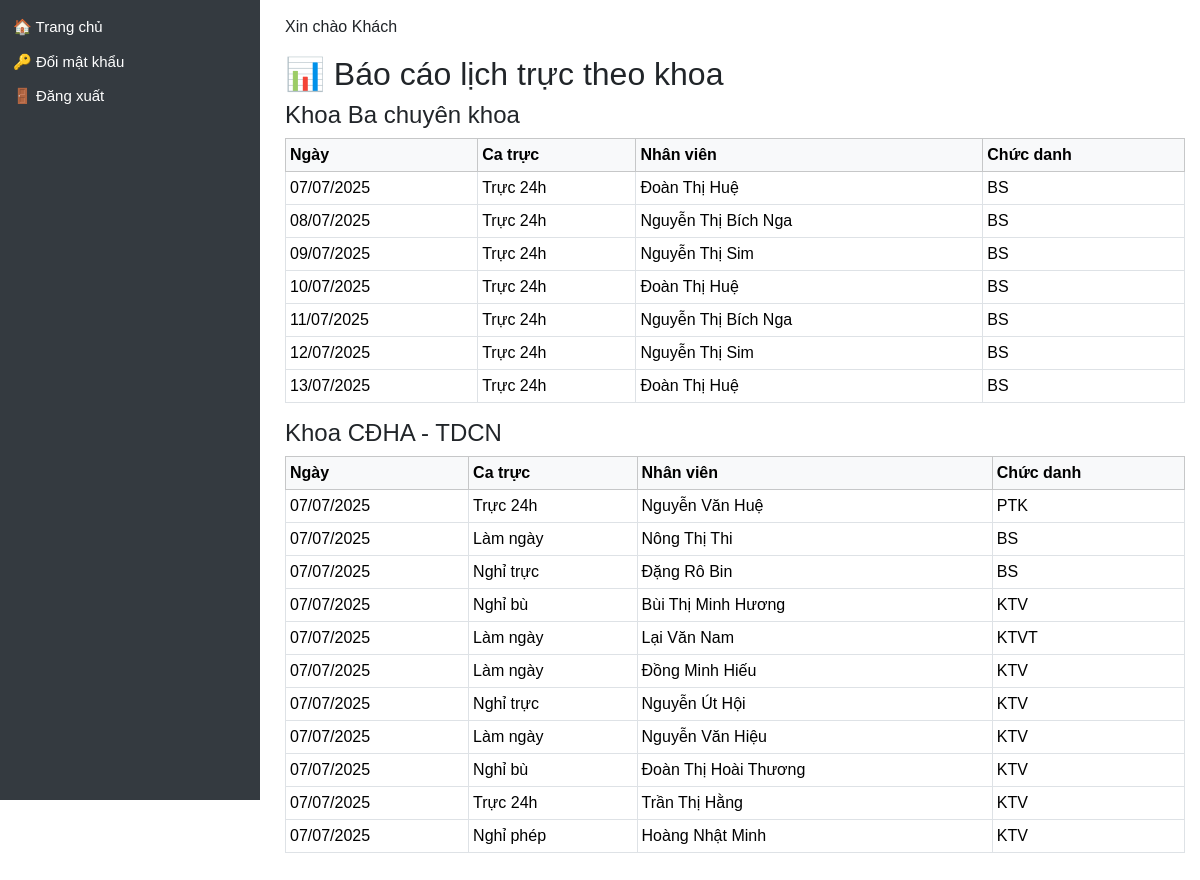
Page /report-by-department on the committed database.
### models/user.py (models this page shows)
class User(db.Model, UserMixin):
    __tablename__ = 'user'
    id = db.Column(db.Integer, primary_key=True)
    name = db.Column(db.String(100), nullable=False)
    username = db.Column(db.String(50), unique=True, nullable=False)
    password = db.Column(db.String(100), nullable=False)
    role = db.Column(db.String(20))  # admin / manager / user
    department = db.Column(db.String(100))
    position = db.Column(db.String(50))  # Bác sĩ / Điều dưỡng / KTV...
    contract_type = db.Column(db.String(50))  # Hợp đồng / Biên chế / v.v.
    email = db.Column(db.String(120))
    phone = db.Column(db.String(20))
    start_year = db.Column(db.Integer)  # ✅ Năm vào công tác (mới thêm)
    schedules = relationship("Schedule", back_populates="user")
    leave_requests = relationship('LeaveRequest', back_populates='user')

### models/schedule.py (models this page shows)
class Schedule(db.Model):
    __tablename__ = 'schedule'
    id = db.Column(db.Integer, primary_key=True)
    user_id = db.Column(db.Integer, db.ForeignKey('user.id'))
    shift_id = db.Column(db.Integer, db.ForeignKey('shift.id'))
    work_date = db.Column(db.Date)
    user = relationship("User", back_populates="schedules")
    shift = relationship("Shift")

### models/shift.py (models this page shows, shortened)
class Shift(db.Model):
    id = Column(Integer, primary_key=True)
    name = Column(String(100), nullable=False)
    code = Column(String(20), nullable=True)
    start_time = Column(Time, nullable=False)
    end_time = Column(Time, nullable=False)
    duration = Column(Float, nullable=False)

### app.py (the view)
@app.route('/report-by-department')
def report_by_department():
    user_role = session.get('role')
    user_dept = session.get('department')
    query = Schedule.query.join(User).join(Shift)
    if user_role in ['manager', 'user']:
        query = query.filter(User.department == user_dept)
    schedules = query.all()
    report = {}
    for s in schedules:
        dept = s.user.department
        if dept not in report:
            report[dept] = []
        report[dept].append(s)
    return render_template('report_by_department.html', report=report)

### app.py (called while the page is built)
@app.context_processor
def inject_user():
    user = None
    if 'user_id' in session:
        user = db.session.get(User, session['user_id'])
    return dict(user=user)

@app.context_processor
def inject_helpers():
    return dict(get_titled_names=get_titled_names)

@app.context_processor
def inject_helpers():
    return dict(get_titled_names=get_titled_names)

### templates/report_by_department.html (shortened to what this page needs)
{% extends 'layout.html' %}
{% block content %}
<h2>📊 Báo cáo lịch trực theo khoa</h2>
{% for dept, schedules in report.items() %}
  <h4>{{ dept }}</h4>
  <table class="table table-bordered table-sm">
    <thead class="table-light">
      <tr>
        <th>Ngày</th>
        <th>Ca trực</th>
        <th>Nhân viên</th>
        <th>Chức danh</th>
      </tr>
    </thead>
    <tbody>
      {% for s in schedules %}
      <tr>
        <td>{{ s.work_date.strftime('%d/%m/%Y') }}</td>
        <td>{{ s.shift.name }}</td>
        <td>{{ s.user.name }}</td>
        <td>{{ s.user.position }}</td>
      </tr>
      {% endfor %}
    </tbody>
  </table>
{% else %}
  <p>Không có dữ liệu lịch trực.</p>
{% endfor %}
{% endblock %}

### templates/layout.html (style rules this page uses)
body { margin: 0; font-family: Arial, sans-serif; }

### rows in the picture
User: department "Khoa Ba chuyên khoa"
Schedule: work_date "07/07/2025", shift.name "Trực 24h", user.name "Đoàn Thị Huệ", user.position "BS"
Schedule: work_date "08/07/2025", shift.name "Trực 24h", user.name "Nguyễn Thị Bích Nga", user.position "BS"
Schedule: work_date "09/07/2025", shift.name "Trực 24h", user.name "Nguyễn Thị Sim", user.position "BS"
Schedule: work_date "10/07/2025", shift.name "Trực 24h", user.name "Đoàn Thị Huệ", user.position "BS"
Schedule: work_date "11/07/2025", shift.name "Trực 24h", user.name "Nguyễn Thị Bích Nga", user.position "BS"
Schedule: work_date "12/07/2025", shift.name "Trực 24h", user.name "Nguyễn Thị Sim", user.position "BS"
Schedule: work_date "13/07/2025", shift.name "Trực 24h", user.name "Đoàn Thị Huệ", user.position "BS"
User: department "Khoa CĐHA - TDCN"
Schedule: work_date "07/07/2025", shift.name "Trực 24h", user.name "Nguyễn Văn Huệ", user.position "PTK"
Schedule: work_date "07/07/2025", shift.name "Làm ngày", user.name "Nông Thị Thi", user.position "BS"
Schedule: work_date "07/07/2025", shift.name "Nghỉ trực", user.name "Đặng Rô Bin", user.position "BS"
Schedule: work_date "07/07/2025", shift.name "Nghỉ bù", user.name "Bùi Thị Minh Hương", user.position "KTV"
Schedule: work_date "07/07/2025", shift.name "Làm ngày", user.name "Lại Văn Nam", user.position "KTVT"
Schedule: work_date "07/07/2025", shift.name "Làm ngày", user.name "Đồng Minh Hiếu", user.position "KTV"
Schedule: work_date "07/07/2025", shift.name "Nghỉ trực", user.name "Nguyễn Út Hội", user.position "KTV"
Schedule: work_date "07/07/2025", shift.name "Làm ngày", user.name "Nguyễn Văn Hiệu", user.position "KTV"
Schedule: work_date "07/07/2025", shift.name "Nghỉ bù", user.name "Đoàn Thị Hoài Thương", user.position "KTV"
Schedule: work_date "07/07/2025", shift.name "Trực 24h", user.name "Trần Thị Hằng", user.position "KTV"
Schedule: work_date "07/07/2025", shift.name "Nghỉ phép", user.name "Hoàng Nhật Minh", user.position "KTV"
